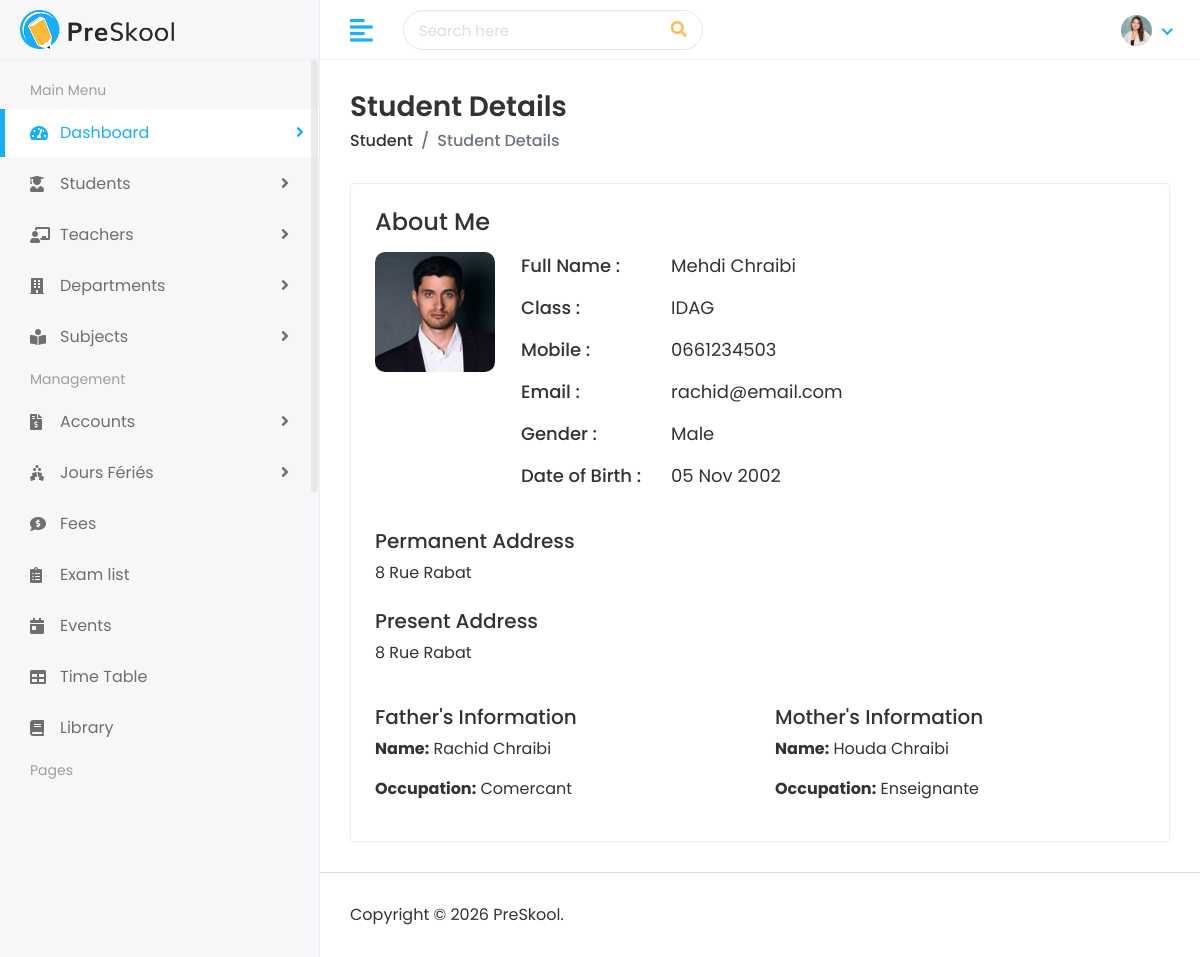
The app's page /student/view/6/ (signed in) with its own data.
### student/models.py (models this page shows, shortened)
class Student(models.Model):
    first_name = models.CharField(max_length=100)
    last_name = models.CharField(max_length=100)
    student_id = models.CharField(max_length=20)
    gender = models.CharField(max_length=10, choices=[('Male', 'Male'), ('Female', 'Female')])
    date_of_birth = models.DateField()
    student_class = models.CharField(max_length=50)
    joining_date = models.DateField()
    mobile_number = models.CharField(max_length=15)
    admission_number = models.CharField(max_length=20)
    section = models.CharField(max_length=10)
    student_image = models.ImageField(upload_to='students/', blank=True)
    parent = models.OneToOneField(Parent, on_delete=models.CASCADE)

class Parent(models.Model):
    father_name = models.CharField(max_length=100)
    father_occupation = models.CharField(max_length=100, blank=True)
    father_mobile = models.CharField(max_length=15)
    father_email = models.EmailField(max_length=100)
    mother_name = models.CharField(max_length=100)
    mother_occupation = models.CharField(max_length=100, blank=True)
    mother_mobile = models.CharField(max_length=15)
    mother_email = models.EmailField(max_length=100)
    present_address = models.TextField()
    permanent_address = models.TextField()

### student/views.py (the view)
# urls.py: path('view/<int:pk>/', views.view_student, name='view_student'),
@admin_or_teacher_required
def view_student(request, pk):
    student = get_object_or_404(Student, pk=pk)
    return render(request, 'students/student-details.html', {'student': student})

### templates/students/student-details.html
{% extends 'Home/base.html' %}
{% load static %}
{% block body %}
<div class="page-wrapper">
    <div class="content container-fluid">
        <div class="page-header">
            <div class="row">
                <div class="col-sm-12">
                    <h3 class="page-title">Student Details</h3>
                    <ul class="breadcrumb">
                        <li class="breadcrumb-item"><a href="{% url 'student_list' %}">Student</a></li>
                        <li class="breadcrumb-item active">Student Details</li>
                    </ul>
                </div>
            </div>
        </div>
        <div class="card">
            <div class="card-body">
                <div class="row">
                    <div class="col-md-12">
                        <div class="about-info">
                            <h4>About Me</h4>
                            <div class="media mt-3">
                                <img src="{% if student.student_image %}{{ student.student_image.url }}{% elif student.gender == 'Female' %}{% static 'assets/img/profiles/avatar-01.jpg' %}{% else %}{% static 'assets/img/profiles/avatar-03.jpg' %}{% endif %}"
                                     class="mr-3" alt="Student Image" style="width: 120px; border-radius: 10px;">
                                <div class="media-body">
                                    <ul>
                                        <li>
                                            <span class="title-span">Full Name : </span>
                                            <span class="info-span">{{ student.first_name }} {{ student.last_name }}</span>
                                        </li>
                                        <li>
                                            <span class="title-span">Class : </span>
                                            <span class="info-span">{{ student.student_class }}</span>
                                        </li>
                                        <li>
                                            <span class="title-span">Mobile : </span>
                                            <span class="info-span">{{ student.mobile_number }}</span>
                                        </li>
                                        <li>
                                            <span class="title-span">Email : </span>
                                            <span class="info-span">{{ student.parent.father_email }}</span>
                                        </li>
                                        <li>
                                            <span class="title-span">Gender : </span>
                                            <span class="info-span">{{ student.gender }}</span>
                                        </li>
                                        <li>
                                            <span class="title-span">Date of Birth : </span>
                                            <span class="info-span">{{ student.date_of_birth|date:"d M Y" }}</span>
                                        </li>
                                    </ul>
                                </div>
                            </div>
                            <div class="row mt-4">
                                <div class="col-md-12">
                                    <h5>Permanent Address</h5>
                                    <p>{{ student.parent.permanent_address|default:"Non renseignée" }}</p>
                                </div>
                            </div>
                            <div class="row mt-2">
                                <div class="col-md-12">
                                    <h5>Present Address</h5>
                                    <p>{{ student.parent.present_address|default:"Non renseignée" }}</p>
                                </div>
                            </div>
                            <div class="row mt-4">
                                <div class="col-md-6">
                                    <h5>Father's Information</h5>
                                    <p><b>Name:</b> {{ student.parent.father_name }}</p>
                                    <p><b>Occupation:</b> {{ student.parent.father_occupation }}</p>
                                </div>
                                <div class="col-md-6">
                                    <h5>Mother's Information</h5>
                                    <p><b>Name:</b> {{ student.parent.mother_name }}</p>
                                    <p><b>Occupation:</b> {{ student.parent.mother_occupation }}</p>
                                </div>
                            </div>
                        </div>
                    </div>
                </div>
            </div>
        </div>
    </div>
    <footer>
        <p>Copyright © 2026 PreSkool.</p>
    </footer>
</div>
{% endblock %}

### static/assets/css/style.css (style rules this page uses)
html { height: 100%; }
body { background-color: #fff; color: #333; font-family: 'Poppins', sans-serif; font-size: 1rem; height: 100%; line-height: 1.5; overflow-x: hidden; }
h1, h2, h3, h4, h5, h6 { font-family: 'Poppins', sans-serif; margin-top: 0; }
ul, ol { padding: 0px; list-style: none; }
.card { border: 1px solid #ececf5; box-shadow: 0 1px 3px 0 rgba(0, 0, 0, 0.03); margin-bottom: 1.875rem; }
.card-body { padding: 1.5rem; }
footer { padding: 1.875rem 1.875rem; border-top: 1px solid #ddd; }
footer p { margin: 0px; }
.page-wrapper { margin-left: 320px; padding-top: 60px; position: relative; transition: all 0.4s ease; }
.page-wrapper > .content { padding: 1.875rem 1.875rem 0; }
.page-header { margin-bottom: 1.875rem; }
.page-header .breadcrumb { background-color: transparent; color: #6c757d; font-size: 1rem; font-weight: 500; margin-bottom: 0; padding: 0; }
.page-header .breadcrumb a { color: #333; }
.page-title { font-size: 28px; font-weight: 600; color: #333; margin-bottom: 5px; }
.about-info img { width: 250px; }
.about-info ul li { font-size: 18px; margin: 0px 0px 15px 10px; display: flex; }
.title-span { font-weight: 500; width: 150px; }

### records on screen
Student: first_name "Mehdi", last_name "Chraibi", student_class "IDAG", mobile_number "0661234503", parent.father_email "rachid@email.com", gender "Male", date_of_birth "05 Nov 2002", parent.permanent_address "8 Rue Rabat", parent.present_address "8 Rue Rabat", parent.father_name "Rachid Chraibi", parent.father_occupation "Comercant", parent.mother_name "Houda Chraibi", parent.mother_occupation "Enseignante"
